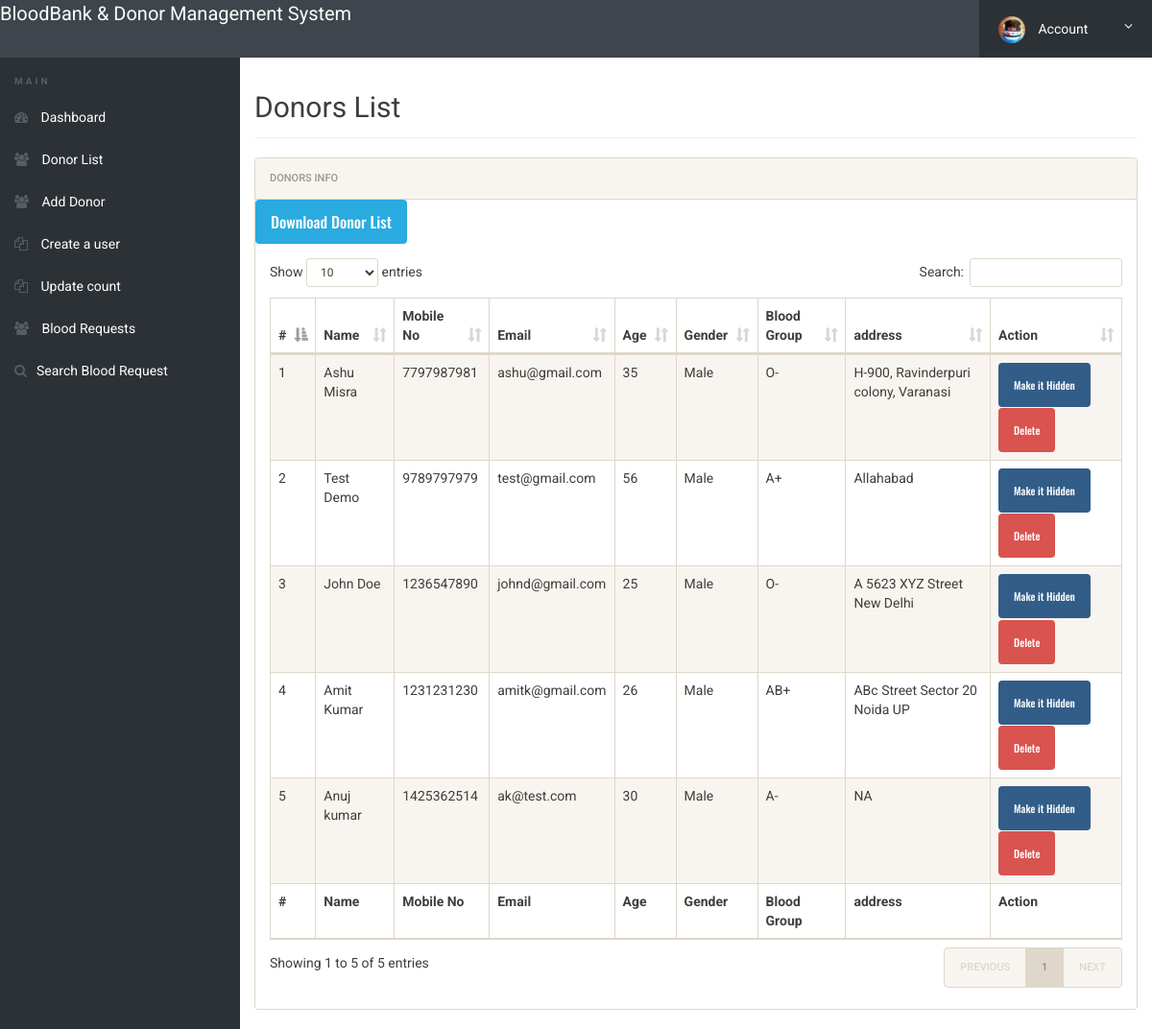
The page /admin/donor-list.php (signed in) on the database its author committed.
### tables this page shows
CREATE TABLE `tblblooddonars` (
  `id` int(11) NOT NULL,
  `FullName` varchar(100) DEFAULT NULL,
  `MobileNumber` char(11) DEFAULT NULL,
  `EmailId` varchar(100) DEFAULT NULL,
  `Gender` varchar(20) DEFAULT NULL,
  `Age` int(11) DEFAULT NULL,
  `BloodGroup` varchar(20) DEFAULT NULL,
  `Address` varchar(255) DEFAULT NULL,
  `Message` mediumtext DEFAULT NULL,
  `PostingDate` timestamp NOT NULL DEFAULT current_timestamp(),
  `status` int(1) DEFAULT NULL,
  `Password` varchar(250) DEFAULT NULL
);

### admin/donor-list.php (the view, shortened to what this page needs)
<?php
include('includes/config.php');
if(strlen($_SESSION['alogin'])==0)
{
	header('location:index.php');
}
else
{
?>
<!doctype html>
<html lang="en" class="no-js">
<head>
	<link rel="stylesheet" href="css/font-awesome.min.css">
	<link rel="stylesheet" href="css/bootstrap.min.css">
	<link rel="stylesheet" href="css/dataTables.bootstrap.min.css">
	<link rel="stylesheet" href="css/bootstrap-social.css">
	<link rel="stylesheet" href="css/bootstrap-select.css">
	<link rel="stylesheet" href="css/fileinput.min.css">
	<link rel="stylesheet" href="css/awesome-bootstrap-checkbox.css">
	<link rel="stylesheet" href="css/style.css">
</head>
<body>
	<?php include('includes/header.php');?>
	<div class="ts-main-content">
		<?php include('includes/leftbar.php');?>
		<div class="content-wrapper">
			<div class="container-fluid">
				<div class="row">
					<div class="col-md-12">
						<h2 class="page-title">Donors List</h2>
						<div class="panel panel-default">
							<div class="panel-heading">Donors Info</div>
							<a href="download-records.php" style="font-size:16px;" class="btn btn-info">Download Donor List</a>
							<div class="panel-body">
								<table id="zctb" class="display table table-striped table-bordered table-hover" cellspacing="0" width="100%">
									<thead>
										<tr>
											<th>#</th>
											<th>Name</th>
											<th>Mobile No</th>
											<th>Email</th>
											<th>Age</th>
											<th>Gender</th>
											<th>Blood Group</th>
											<th>address</th>
											<th>Action</th>
										</tr>
									</thead>
									<tfoot>
										<tr>
											<th>#</th>
											<th>Name</th>
											<th>Mobile No</th>
											<th>Email</th>
											<th>Age</th>
											<th>Gender</th>
											<th>Blood Group</th>
											<th>address</th>
											<th>Action</th>
										</tr>
									</tfoot>
									<tbody>
										<?php
										$sql = "SELECT * FROM tblblooddonars ";
										$query = $dbh->prepare($sql);
										$query->execute();
										$results = $query->fetchAll(PDO::FETCH_OBJ);
										$cnt = 1;
										if($query->rowCount() > 0)
										{
											foreach($results as $result)
											{
										?>
										<tr>
											<td><?php echo htmlentities($cnt);?></td>
											<td><?php echo htmlentities($result->FullName);?></td>
											<td><?php echo htmlentities($result->MobileNumber);?></td>
											<td><?php echo htmlentities($result->EmailId);?></td>
											<td><?php echo htmlentities($result->Age);?></td>
											<td><?php echo htmlentities($result->Gender);?></td>
											<td><?php echo htmlentities($result->BloodGroup);?></td>
											<td><?php echo htmlentities($result->Address);?></td>
											<td>
												<?php if($result->status==1){?>
													<a href="donor-list.php?hidden=<?php echo htmlentities($result->id);?>" onclick="return confirm('Do you really want to hide this detail')" class="btn btn-primary"> Make it Hidden</a>
												<?php } else { ?>
													<a href="donor-list.php?public=<?php echo htmlentities($result->id);?>" onclick="return confirm('Do you really want to make this detail public')" class="btn btn-primary"> Make it Public</a>
												<?php } ?>
												<a href="donor-list.php?del=<?php echo htmlentities($result->id);?>" onclick="return confirm('Do you really want to delete this record')" class="btn btn-danger" style="margin-top:1%;"> Delete</a>
											</td>
										</tr>
										<?php $cnt++; }} ?>
									</tbody>
								</table>
							</div>
						</div>
					</div>
				</div>
			</div>
		</div>
	</div>
</body>
</html>
<?php } ?>

### admin/css/style.css (style rules this page uses)
html { font-size: 14px; }
@media only screen and (min-width: 480px) { html { font-size: 17px; } }
@media only screen and (min-width: 768px) { html { font-size: 14px; } }
body { font-size: 1em; }
a { color: #37a6c4; }
.btn { font-family: 'Oswald', sans-serif; }
.panel { overflow: hidden; }
.btn { text-transform: none; }
.page-title { padding-bottom: 15px; margin-bottom: 20px; border-bottom: 1px solid #f0f0f0; }
.ts-main-content .content-wrapper { padding-top: 15px; margin-top: 60px; }
@media only screen and (min-width: 992px) { .ts-main-content .content-wrapper { margin-left: 250px; } }

### rows shown on the page
tblblooddonars: FullName "Ashu Misra", MobileNumber "7797987981", EmailId "ashu@gmail.com", Age "35", Gender "Male", BloodGroup "O-", Address "H-900, Ravinderpuri colony, Varanasi"
tblblooddonars: FullName "Test Demo", MobileNumber "9789797979", EmailId "test@gmail.com", Age "56", Gender "Male", BloodGroup "A+", Address "Allahabad"
tblblooddonars: FullName "John Doe", MobileNumber "1236547890", EmailId "johnd@gmail.com", Age "25", Gender "Male", BloodGroup "O-", Address "A 5623 XYZ Street New Delhi"
tblblooddonars: FullName "Amit Kumar", MobileNumber "1231231230", EmailId "amitk@gmail.com", Age "26", Gender "Male", BloodGroup "AB+", Address "ABc Street Sector 20 Noida UP"
tblblooddonars: FullName "Anuj kumar", MobileNumber "1425362514", EmailId "ak@test.com", Age "30", Gender "Male", BloodGroup "A-", Address "NA"
